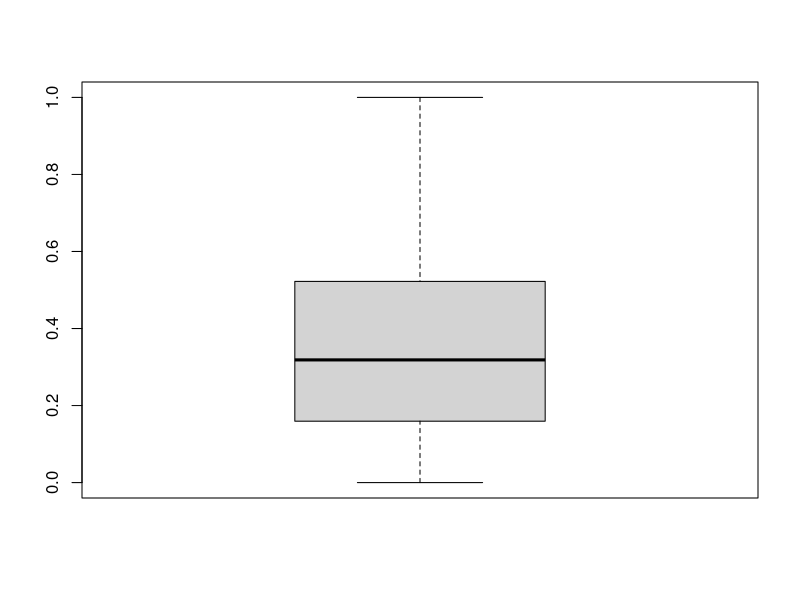
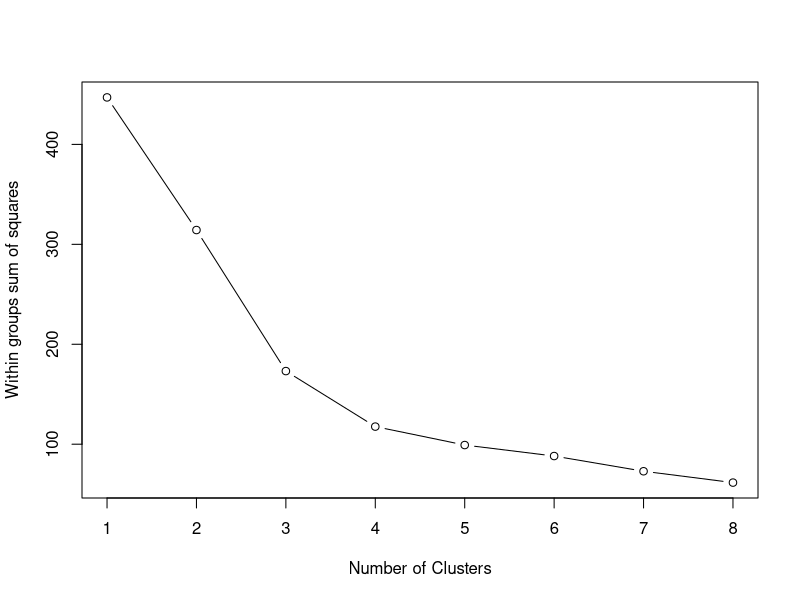

R code for these plots, in order:
## ---- chunk 1
library(tidyverse)
## ---- chunk 2
seg_urban_df <- read.csv(file="../../data/processed/seg_wise_urban.csv")

groups_levels <- seg_urban_df %>% filter(year==2001) %>% pull(groups)
seg_urban_df <- seg_urban_df %>%
    mutate(f_year = as.factor(f_year)) %>%
    mutate(groups = factor(groups, levels=groups_levels)) %>% # get the group levels right
    mutate(f_group = as.numeric(groups))
str(seg_urban_df)
## ---- chunk 3
seg_urban_01_df <- seg_urban_df %>% 
    filter(year==2001) %>% 
    select(groups, f_group, seg_urban_perc) %>%
    rename(seg_urban_perc_01 = seg_urban_perc)
# head(seg_urban_01_df, 5)

seg_urban_17_df <- seg_urban_df %>% 
    filter(year==2017) %>% 
    select(groups, f_group, seg_urban_perc) %>%
    rename(seg_urban_perc_17 = seg_urban_perc)
# head(seg_urban_17_df, 5)

df_urban_incre <- seg_urban_01_df %>%
    left_join(seg_urban_17_df, by = c("groups", "f_group")) %>%
    mutate(increment = seg_urban_perc_17 - seg_urban_perc_01) %>%
    mutate(incre_perc = increment/seg_urban_perc_17) %>%
    mutate(incre_perc = case_when(is.na(incre_perc) ~ 0,
                                         TRUE ~ incre_perc)) %>%
    rename(intl = seg_urban_perc_01, 
           end = seg_urban_perc_17)
head(df_urban_incre)
## ---- chunk 4
boxplot(df_urban_incre$incre_perc)
## ---- chunk 5
clust_var <- c("intl", "increment", "incre_perc")

urb_std <- df_urban_incre %>%
  dplyr::select(all_of(clust_var)) %>%
  scale(.) # use scales to standardize all variables
## ---- chunk 6
# K-mean cluster
wssplot <- function(data, nc=15, seed=178){
  wss <- (nrow(data)-1)*sum(apply(data,2,var))
  for (i in 2:nc){
    set.seed(seed)
    wss[i] <- sum(kmeans(data, centers=i)$withinss)}
  plot(1:nc, wss, type="b", xlab="Number of Clusters",
       ylab="Within groups sum of squares")} 

wssplot(urb_std, nc=8) 
## ---- chunk 7
set.seed(178) # k-means clustering algorithm starts with k randomly selected centroids,
# using set.seed() function for reproducible results.
k_means_fit <- kmeans(urb_std, 4) 
df_urban_incre_kmean <- df_urban_incre %>%
    mutate(development_levels = factor(k_means_fit$cluster, 
        labels = c("less-developed", "fast-developing", "highly-developed", "developed") )) %>%
    select(groups, intl, increment, incre_perc, development_levels)
head(df_urban_incre_kmean, 5)
tail(df_urban_incre_kmean, 5)
str(df_urban_incre_kmean)
## ---- chunk 8
# write.csv(df_urban_incre_kmean, 
#           file = "../../data/analysis_outputs/trend_analysis/urban_cluster_results.csv", 
#           row.names = FALSE)
